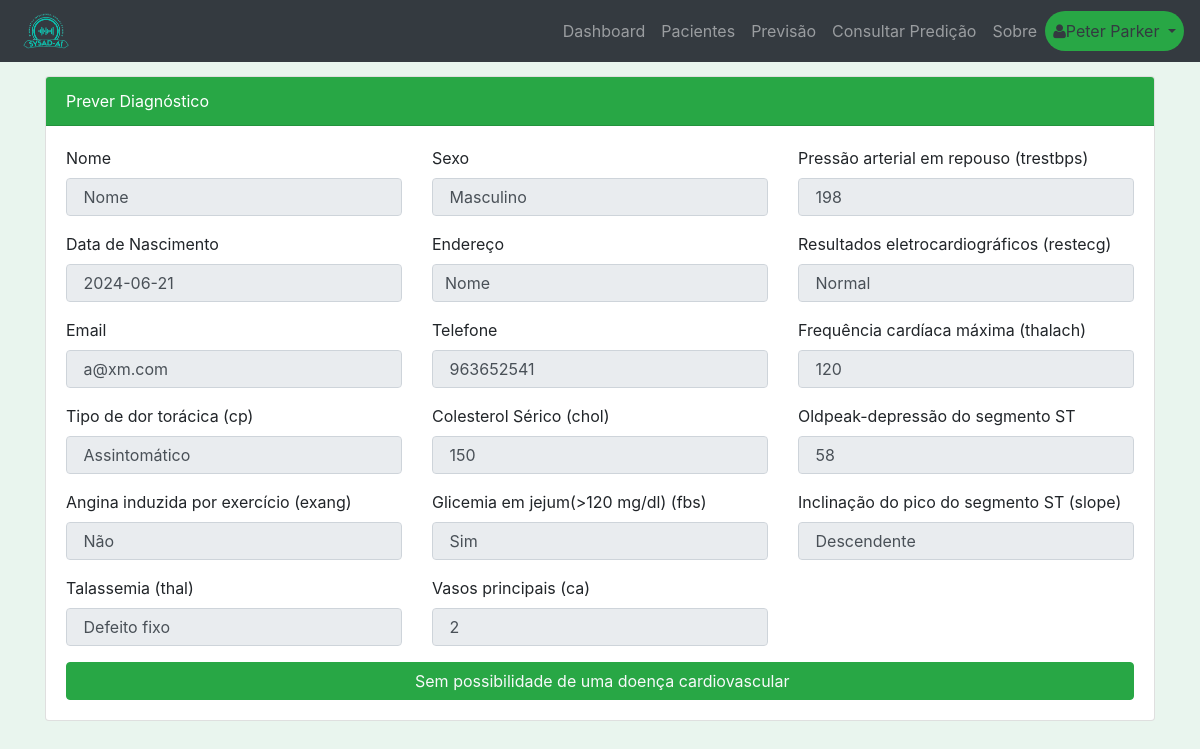
Screenshot of /detalhePaciente/6 (signed in) with the database file from the repository.
### tables this page shows
CREATE TABLE "paciente" (
	"id"	INTEGER,
	"nome"	TEXT NOT NULL,
	"data_nascimento"	TEXT NOT NULL,
	"sexo"	TEXT NOT NULL,
	"endereco"	TEXT,
	"telefone"	TEXT,
	"email"	TEXT NOT NULL,
	"data_cadastro"	DATETIME DEFAULT CURRENT_TIMESTAMP,
	PRIMARY KEY("id" AUTOINCREMENT)
);

CREATE TABLE "previsao" (
	"id"	INTEGER,
	"id_paciente"	INTEGER,
	"id_profissional"	INTEGER,
	"data"	DATETIME DEFAULT CURRENT_TIMESTAMP,
	"dor_toracica"	TEXT,
	"ta"	TEXT,
	"colesterol"	INTEGER,
	"glicemia"	TEXT,
	"resultados_eletrocardiograficos"	TEXT,
	"frequencia_cardiaca"	INTEGER,
	"angina"	TEXT,
	"oldpeak"	TEXT,
	"inclinacao_st"	TEXT,
	"num_vasos_principais"	INTEGER,
	"talassemia"	TEXT,
	"previsao"	TEXT,
	FOREIGN KEY("id_profissional") REFERENCES "profissional"("id"),
	PRIMARY KEY("id" AUTOINCREMENT),
	FOREIGN KEY("id_paciente") REFERENCES "paciente"("id")
);

### app.py (the view)
@app.route('/detalhePaciente/<int:id_paciente>')
def detalhePaciente(id_paciente):
    if 'user_id' in session:
        db = get_db()
        cursor = db.cursor()
        cursor.execute('''
            SELECT paciente.*, previsao.*
            FROM paciente
            JOIN previsao ON previsao.id_paciente = paciente.id
            WHERE paciente.id = ?

        ''', (id_paciente,))
        paciente = cursor.fetchone()
        return render_template('detalhePaciente.html', paciente=paciente)
    return redirect(url_for('login'))

### app.py (called while the page is built)
def get_db():
    conn = sqlite3.connect(DATABASE)
    conn.row_factory = sqlite3.Row
    return conn

### templates/detalhePaciente.html
{% extends "base.html" %}
{% block content %}
<div class="card">
    <div class="card-header bg-success text-white">
      Prever Diagnóstico
    </div>
    <div class="card-body">
      <form method="post">
        <div class="row">
          <div class="col-12 col-md-6 col-lg-4">
            <div class="form-group">
              <label for="nome">Nome</label>
              <input value=" {{ paciente['nome'] }}"  type="text" class="form-control" id="nome" name="nome" readonly>
            </div>
            <div class="form-group">
              <label for="nascimento">Data de Nascimento</label>
              <input value=" {{ paciente['data_nascimento'] }}" type="text" class="form-control" id="nascimento" name="nascimento" readonly>
            </div>
            <div class="form-group">
              <label for="email">Email</label>
              <input value=" {{ paciente['email'] }}" type="text" class="form-control" id="email" name="email" readonly>
            </div>
            <div class="form-group">
              <label for="dor">Tipo de dor torácica (cp)</label>
              <input value=" {{ paciente['dor_toracica'] }}" type="text" class="form-control" id="email" name="email" readonly>
            </div>
            <div class="form-group">
              <label for="angina">Angina induzida por exercício (exang)</label>
              <input value=" {{ paciente['angina'] }}" type="text" class="form-control" id="email" name="email" readonly>
            </div>
            <div class="form-group">
              <label for="talassemia">Talassemia (thal)</label>
              <input value=" {{ paciente['talassemia'] }}" type="text" class="form-control" id="email" name="email" readonly>
            </div>
          </div>
          <div class="col-12 col-md-6 col-lg-4">
            <div class="form-group">
              <label for="sexo">Sexo</label>
              <input value=" {{ paciente['sexo'] }}" type="text" class="form-control" id="email" name="email" readonly>
            </div>
            <div class="form-group">
              <label for="endereco">Endereço</label>
              <input value="{{ paciente['nome'] }}" type="text" class="form-control" id="endereco" name="endereco" readonly>
            </div>
            <div class="form-group">
              <label for="telefone">Telefone</label>
              <input value=" {{ paciente['telefone'] }}" type="text" class="form-control" id="telefone" name="telefone" readonly>
            </div>
            <div class="form-group">
              <label for="colesterol">Colesterol Sérico (chol)</label>
              <input value=" {{ paciente['colesterol'] }}" type="text" class="form-control" id="colesterol" name="colesterol" readonly>
            </div>
            <div class="form-group">
              <label for="glicemia">Glicemia em jejum(>120 mg/dl) (fbs)</label>
              <input value=" {{ paciente['glicemia'] }}" type="text" class="form-control" id="colesterol" name="colesterol" readonly>
            </div>
            <div class="form-group">
              <label for="num_vasos">Vasos principais (ca)</label>
              <input value=" {{ paciente['num_vasos_principais'] }}" type="text" class="form-control" id="colesterol" name="colesterol" readonly>
            </div>
          </div>
          <div class="col-12 col-md-6 col-lg-4">
            <div class="form-group">
              <label for="ta">Pressão arterial em repouso (trestbps)</label>
              <input value=" {{ paciente['ta'] }}" type="text" class="form-control" id="colesterol" name="colesterol" readonly>
            </div>
            <div class="form-group">
              <label for="result_eletrocardiografico">Resultados eletrocardiográficos (restecg)</label>
              <input value=" {{ paciente['resultados_eletrocardiograficos'] }}" type="text" class="form-control" id="colesterol" name="colesterol" readonly>
            </div>
            <div class="form-group">
              <label for="freq_cardiaca">Frequência cardíaca máxima (thalach)</label>
              <input value=" {{ paciente['frequencia_cardiaca'] }}" type="text" class="form-control" id="colesterol" name="colesterol" readonly>
            </div>
            <div class="form-group">
              <label for="oldpeak">Oldpeak-depressão do segmento ST</label>
              <input value=" {{ paciente['oldpeak'] }}" type="text" class="form-control" id="colesterol" name="colesterol" readonly>
            </div>
            <div class="form-group">
              <label for="inclinacao_st">Inclinação do pico do segmento ST (slope)</label>
              <input value=" {{ paciente['inclinacao_st'] }}" type="text" class="form-control" id="colesterol" name="colesterol" readonly>
            </div>
          </div>
          <div class="col-12">
            <input value=" {{ paciente['previsao'] }}" type="text" class="btn btn-success btn-block text-light">
          </div>
        </div>
      </form>
    </div>
  </div>
{% endblock %}

### static/css/estilo.css (style rules this page uses)
body { background-color: #e9f5ee; padding-top: 56px; }
.card { margin-top: 20px; }
.btn-success { background-color: #28a745; border-color: #28a745; }

### rows the page displays
paciente: nome "Nome", nascimento "2024-06-21", email "a@xm.com", email "Masculino", endereco "Nome", telefone "963652541"
previsao: email "Assintomático", email "Não", email "Defeito fixo", colesterol "150", colesterol "Sim", colesterol "2", colesterol "198", colesterol "Normal", colesterol "120", colesterol "58", colesterol "Descendente", previsao "Sem possibilidade de uma doença cardiovascular"

### other values shown
{{ session['nome'] }} "Peter Parker"
